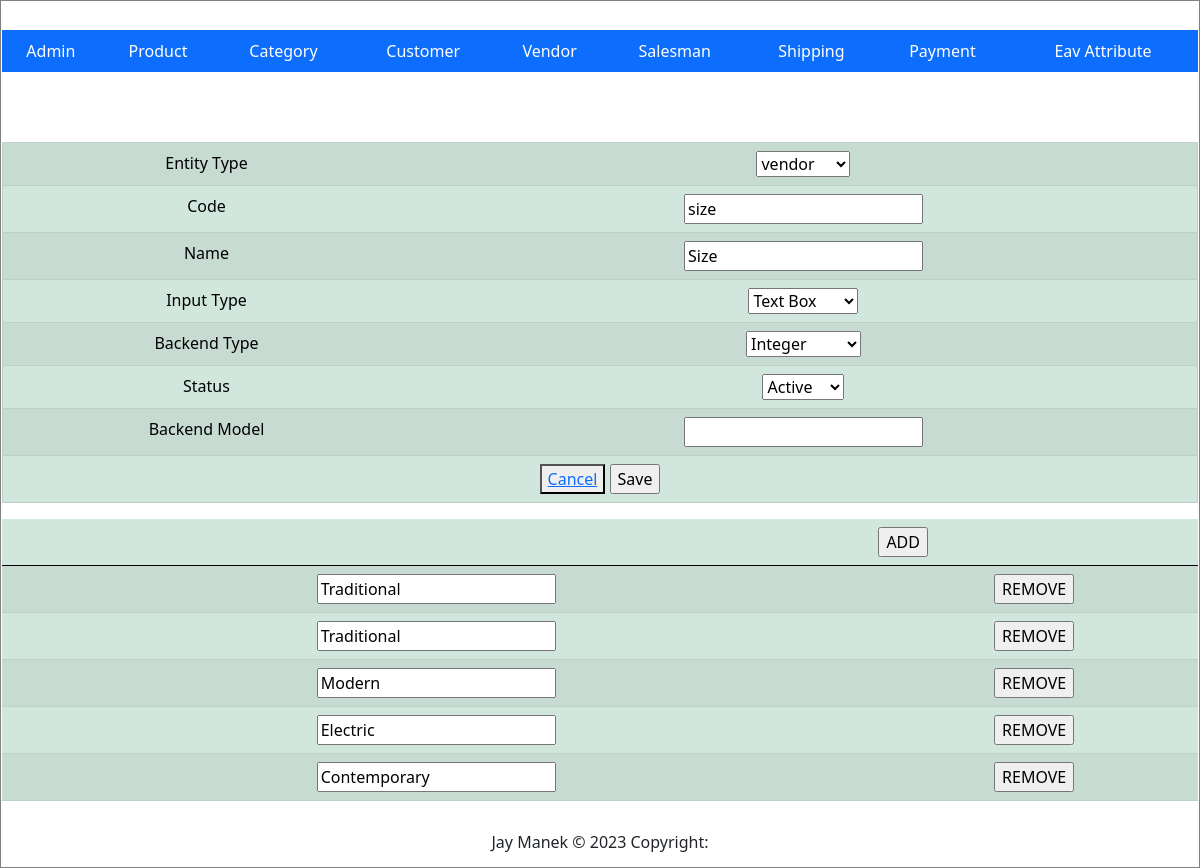
The page /Index.php?c=attribute&a=edit&id=2 on the database its author committed.
### tables this page shows
CREATE TABLE `eav_attribute` (
  `attribute_id` int(11) NOT NULL,
  `entity_type_id` int(11) NOT NULL,
  `code` varchar(20) NOT NULL,
  `backend_type` varchar(20) DEFAULT NULL,
  `name` varchar(255) NOT NULL,
  `status` tinyint(4) NOT NULL,
  `backend_model` varchar(255) NOT NULL,
  `input_type` varchar(20) NOT NULL
);

CREATE TABLE `eav_attribute_option` (
  `option_id` int(11) NOT NULL,
  `name` varchar(20) NOT NULL,
  `attribute_id` int(11) NOT NULL,
  `position` int(20) NOT NULL
);

### Block/Core/Template.php (called while the page is built, shortened)
<?php
class Block_Core_Template extends Model_Core_View
{
	protected $children =  [];
	public function getChildren()
	{
		return $this->children;
	}
	public function addChild($key, $value)
	{
		$this->children[$key] = $value;
		return $this;
	}
}
?>

### Model/Core/View.php (called while the page is built, shortened)
<?php
class Model_Core_View
{
	protected $data = [];
	protected $template = null;
	public function setData($data)
	{
		$this->data = $data;
		return $this;
	}
	public function getData()
	{
		return $this->data;
	}
	public function setTemplate($template)
	{
		$this->template = $template;
		return $this;
	}
	public function getTemplate()
	{
		return $this->template;
	}
	public function render()
	{
		require 'View' . DS . $this->getTemplate();
	}
	public function getUrl($action = null, $controller = null, $params = [], $resetParam = false)
	{
		return Ccc::getModel('Core_Url')->getUrl($action, $controller, $params, $resetParam);
	}
}
?>

### Controller/Attribute.php (called while the page is built, shortened)
<?php
class Controller_Attribute extends Controller_Core_Action
{
  public function editAction()
  {
    try {
      $layout = $this->getLayout();
      if ($id = (int) $this->getRequest()->getParams('id')) {
        if (!($eavAttribute =  Ccc::getModel('Eav_Attribute')->load($id))) {
          throw new Exception("Invalid Id.", 1);
        }
      }
      $layout->addContent('edit', $layout->createBlock('Eav_Attribute_Edit')->setData(['eavAttribute' => $eavAttribute]));
      $layout->render();
    } catch (Exception $e) {
      $this->getMessage()->addMessage($e->getMessage(),Model_Core_Message::FAILURE);
      $this->redirect('grid');
    }
  }
}
?>

### Controller/Core/Front.php (called while the page is built, shortened)
<?php
class Controller_Core_Front
{
	public function init()
	{
		$request = Ccc::getModel('Core_Request');
		$controller = new $controllerClassName();
		$actionName = $request->getActionName().'Action';
		$controller->$actionName();
	}
}
?>

### Index.php (called while the page is built, shortened)
<?php
spl_autoload_register(function ($className) {
    $classPath = str_replace('_', '/', $className);
});
class Ccc
{
	public static function init()
	{
		$front = new Controller_Core_Front();
		$front->init();
	}
	public static function getModel($className)
	{
		return new $className();
	}
}
Ccc::init();
?>

### Model/Core/Url.php (called while the page is built, shortened)
<?php
class Model_Core_Url
{
	public function getUrl($action = null, $controller = null, $params = [], $resetParam = false)
	{
		$request = Ccc::getModel('Core_Request');
		$final = $request->getParams();
		if ($resetParam) {
			$final = [];
		}
		if ($controller) {
			$final['c'] = $controller;
		}
		else {
			$final['c'] = $request->getControllerName();
		}
		if ($action) {
			$final['a'] = $action;
		}
		else {
			$final['a'] = $request->getActionName();
		}
		$queryString = http_build_query($final);
		$url = $_SERVER['REQUEST_SCHEME'] . "://" . $_SERVER['HTTP_HOST'] . $_SERVER['SCRIPT_NAME'] . "?" . $queryString;
		return $url;
	}
}
?>

### Model/Core/Request.php (called while the page is built, shortened)
<?php
class Model_Core_Request
{
	public function getParams($key=null, $value=null)
	{
		if ($key == null) {
			return $_GET;
		}
		if (array_key_exists($key, $_GET)) {
			return $_GET[$key];
		}
		return $value;
	}
	public function getControllerName()
	{
		return $this->getParams('c', 'product');
	}
}
?>

### Model/Core/Table.php (called while the page is built, shortened)
<?php
class Model_Core_Table
{
	protected $data = [];
	protected $resource = null;
	public function setResourceClass($resourceClass)
	{
		return $this;
	}
	public function setResource($resource)
	{
		$this->resource = $resource;
		return $this;
	}
	public function getResource()
	{
		if ($this->resource) {
			return $this->resource;
		}
		$resource = new $this->resourceClass();
		return $resource;
	}
	public function setCollectionClass($collectionClass)
	{
		return $this;
	}
	public function setCollection($collection)
	{
		return $this;
	}
	public function getCollection()
	{
		$collection = new $this->collectionClass();
		return $collection;
	}
	public function getTableName()
	{
		return $this->getResource()->getTableName();
	}
	public function getPrimaryKey()
	{
		return $this->getResource()->getPrimaryKey();
	}
	public function __get($key)
	{
		if (array_key_exists($key, $this->data)) {
			return $this->data[$key];
		}
		return null;
	}
	public function setData($data)
	{
		$this->data = array_merge($this->data, $data);
		return $this;
	}
	public function fetchAll($query)
	{
		$result = $this->getResource()->fetchAll($query);
		$collection = $this->getCollection()->setData($result);
		return $collection;
	}
	public function load($id, $column = null)
	{
		if (!$column) {
			$column = $this->getPrimaryKey();
		}
		$query = "SELECT * FROM `{$this->getTableName()}` WHERE `{$column}` = '{$id}'";
		$row = $this->getResource()->fetchRow($query);
		return $this;
	}
}
?>

### Block/Eav/Attribute/Edit.php (called while the page is built, shortened)
<?php
class Block_Eav_Attribute_Edit extends Block_Core_Template
{
  public function getEavAttribute()
  {
    return $this->getData('eavAttribute');
  }
  public function getEntityTypes()
  {
    $query = "SELECT * FROM entity_type ORDER BY name DESC;";
    $entityTypes =  Ccc::getModel('Eav_Attribute')->fetchAll($query);
    return $entityTypes->getData();
  }
  public function getEavAttributeOption()
  {
    if ($id = Ccc::getModel('Core_Request')->getParams('id')) {
      $query = "SELECT * FROM eav_attribute_option WHERE attribute_id = $id;";
      $options =  Ccc::getModel('Eav_Attribute_Option')->fetchAll($query);
      return $options;
    }
    return Ccc::getModel('Eav_Attribute_Option');
  }
}
?>

### Model/Core/Adapter.php (called while the page is built, shortened)
<?php
class Model_Core_Adapter
{
	public $config = [
		'host' => 'localhost',
		'username' => 'root',
		'password' => '',
		'dbname' => 'newmvc-jaymanek'
	];
	public function connect(){
		$connect = mysqli_connect(
			$this->config['host'],
			$this->config['username'],
			$this->config['password'],
			$this->config['dbname']
		);
		return $connect;
	}
	public function fetchAll($query){
		$connect = $this->connect();
		$result = mysqli_query($connect, $query);
		if ($result->num_rows > 0) {
			return $result->fetch_all(MYSQLI_ASSOC);
		}
		return false;
	}
	public function fetchRow($query){
		$connect = $this->connect();
		$result = mysqli_query($connect, $query);
		if ($result->num_rows > 0) {
			return $result->fetch_assoc();
		}
		return false;
	}
}
?>

### Model/Core/Table/Resource.php (called while the page is built, shortened)
<?php
class Model_Core_Table_Resource
{
	public function getAdapter()
	{
		$adapter = Ccc::getModel('Core_Adapter');
		return $adapter;
	}
	public function fetchAll($query)
	{
		return $this->getAdapter()->fetchAll($query);
	}
	public function fetchRow($query)
	{
		return $this->getAdapter()->fetchRow($query);
	}
}
?>

### Model/Core/Table/Collection.php (called while the page is built, shortened)
<?php
class Model_Core_Table_Collection
{
	protected $data = [];
	public function setData($data)
	{
		$this->data = array_merge($this->data, $data);
		return $this;
	}
	public function getData()
	{
		return $this->data;
	}
}
?>

### Model/Eav/Attribute.php (called while the page is built, shortened)
<?php
class Model_Eav_Attribute extends Model_Core_Table
{
	public function getStatusOptions()
	{
		return [
			self::STATUS_ACTIVE => self::STATUS_ACTIVE_LBL,
			self::STATUS_INACTIVE => self::STATUS_INACTIVE_LBL
		];
	}
	public function getStatus()
	{
		if ($this->status) {
			return $this->status;
		}
		return self::STATUS_DEFAULT;
	}
}
?>

### View/eav/edit.phtml (the view, shortened to what this page needs)
<?php
$eavAttribute = $this->getEavAttribute()['eavAttribute'];
$entityTypes = $this->getEntityTypes();
$optionsData = $this->getEavAttributeOption();
?>
    <form action="<?php echo $this->getUrl('save')?>" method="post">
        <table class="table table-success table-striped" border="1px">
            <tr align="center">
                <td>Entity Type</td>
                <td><select  name="attribute[entity_type_id]">
                    <?php foreach ($entityTypes as $entityType): ?>
                    <option value="<?php echo $entityType->entity_type_id ?>"><?php echo $entityType->name; ?></option>
                    <?php endforeach; ?>
                </select></td>
            </tr>
            <tr align="center">
                <td>Code</td>
                <td><input type="text" name="eavAttribute[code]" value="<?php echo $eavAttribute->code; ?>"></td>
            </tr>
            <tr align="center">
                <td>Name</td>
                <td><input type="text" name="eavAttribute[name]" value="<?php echo $eavAttribute->name; ?>"></td>
            </tr>
            <tr align="center">
                <td>Input Type</td>
                <td>
                    <select  name="EavAttribute[input_type]"  id="inputTypeSelect" onchange="changeInputType(this)" >
                        <option value="textbox">Text Box</option>
                    </select>
                </td>
            </tr>
            <tr align="center">
                <td>Backend Type</td>
                <td>
                    <select name="eavAttribute[backend_type]">
                        <option value="int">Integer</option>
                    </select>
                </td>
            </tr>
            <tr align="center">
                <td>Status</td>
                <td> <select name="eavAttribute[status]" >
                        <?php foreach ($eavAttribute->getStatusOptions() as $key => $value) : ?>
                        <?php $selected = ($key == $eavAttribute->getStatus()) ? "selected" : ''; ?>
                    <option value="<?php echo $key; ?>" <?php echo $selected;?>><?php echo $value; ?></option>
                    <?php endforeach; ?>
                </select> </td>
            </tr>
            <tr align="center">
                <td>Backend Model</td>
                <td><input type="text" name="eavAttribute[backend_model]" value="<?php echo $eavAttribute->backend_model; ?>"></td>
            </tr>
            <tr align="center">
                <td colspan="2">
                    <button><a href="<?php echo $this->getUrl('grid', null, [], true); ?>">Cancel</a></button>
                    <input type="submit" name="submit" value="Save"></td>
            </tr>
        </table>
        <div  id="inputTypeOptionBlock">
            <table class="table table-success table-striped">
                <thead>
                    <tr>
                        <th>&nbsp;</th>
                        <th><input type="button" name="add" value="ADD" id="addOption"></th>
                    </tr>
                </thead>
                <tbody id="inputTypeOptionTable">
                    <?php if ($optionsData) : ?>
                    <?php foreach ($optionsData->getData() as $optionData): ?>
                        <tr align="center">
                            <td><input type="text" name="options[exist][<?php echo $optionData->option_id; ?>]" value="<?php echo $optionData->name ?>"></td>
                            <td><input type="button" name="remove" value="REMOVE" class="removeOption" ></td>
                        </tr>
                    <?php endforeach; ?>
                    <?php endif; ?>
                </tbody>
            </table>
        </div>
    </form>

### View/html/content.phtml
<?php
$children = $this->getChildren();
foreach ($children as $child) {
	$child->render();
}
?>

### rows shown on the page
eav_attribute: code "size", name "Size"
eav_attribute_option: name "Traditional"
eav_attribute_option: name "Traditional"
eav_attribute_option: name "Modern"
eav_attribute_option: name "Electric"
eav_attribute_option: name "Contemporary"

### other values the page prints
form field value "vendor"
form field value "Active"
